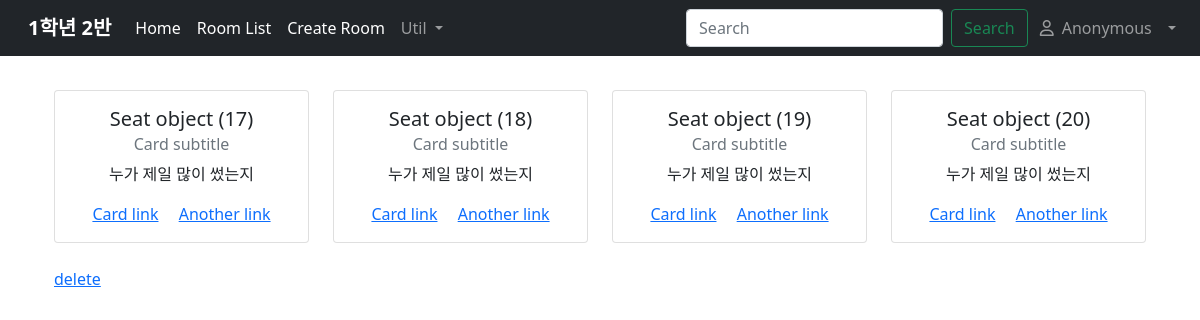
/room/9/, run on the app's committed database.
### pointsystem/models.py (models this page shows, shortened)
class Room(models.Model):
    grade = models.IntegerField(validators=[MinValueValidator(1), MaxValueValidator(12)]) #학년
    num = models.IntegerField(validators=[MinValueValidator(1), MaxValueValidator(63)]) #반
    line = models.IntegerField(validators=[MinValueValidator(1),])
    class Meta:
        ordering = ('grade','num')
        pass
    def __str__(self):
        return f"{self.grade}학년 {self.num}반"

class Seat(models.Model):
    student = models.OneToOneField(Student, on_delete=models.SET_NULL, null=True)
    room = models.ForeignKey('Room', on_delete=models.CASCADE)

### pointsystem/views.py (the view)
# urls.py: path('room/<int:pk>/', RoomDetailView.as_view(), name='room_detail'),
class RoomDetailView(DetailView):
    model = Room
    def get_context_data(self, **kwargs):
        context = super().get_context_data(**kwargs)
        context['seats'] = Seat.objects.filter(room=context['object']).all()
        return context

### pointsystem/templates/pointsystem/room_detail.html
{% extends 'base.html' %}
{% block room %}
{{object}}
{% endblock %}
{% block content %}
<div class="container">
<div class="row justify-content-evenly">
{% for seat in seats %}
<div class="col-3">
    <div class="card">
        <div class="card-body text-center">
          <h5 class="card-title">{{ seat }}</h5>
          <h6 class="card-subtitle mb-2 text-muted">Card subtitle</h6>
          <p class="card-text">누가 제일 많이 썼는지</p>
          <a href="#" class="card-link">Card link</a>
          <a href="#" class="card-link">Another link</a>
        </div>
      </div>
</div>
{% endfor %}
</div>
<br>
<a href="{% url 'd_room' object.id %}">delete</a>
</div>
{% endblock %}

### data on the page
Room: grade+num "1학년 2반"
Seat: id "Seat object (17)"
Seat: id "Seat object (18)"
Seat: id "Seat object (19)"
Seat: id "Seat object (20)"
